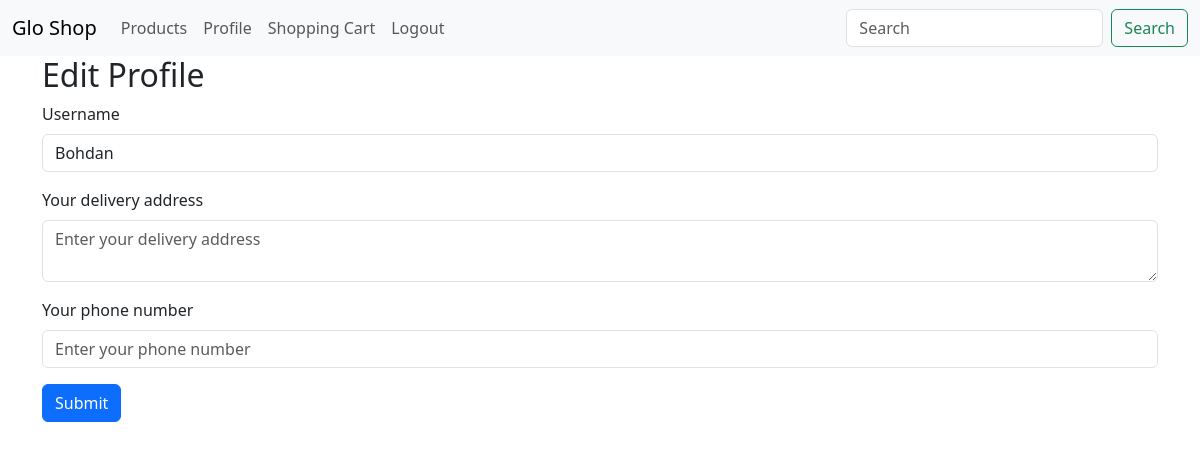
The page /edit_profile (signed in) on the database as committed earlier.
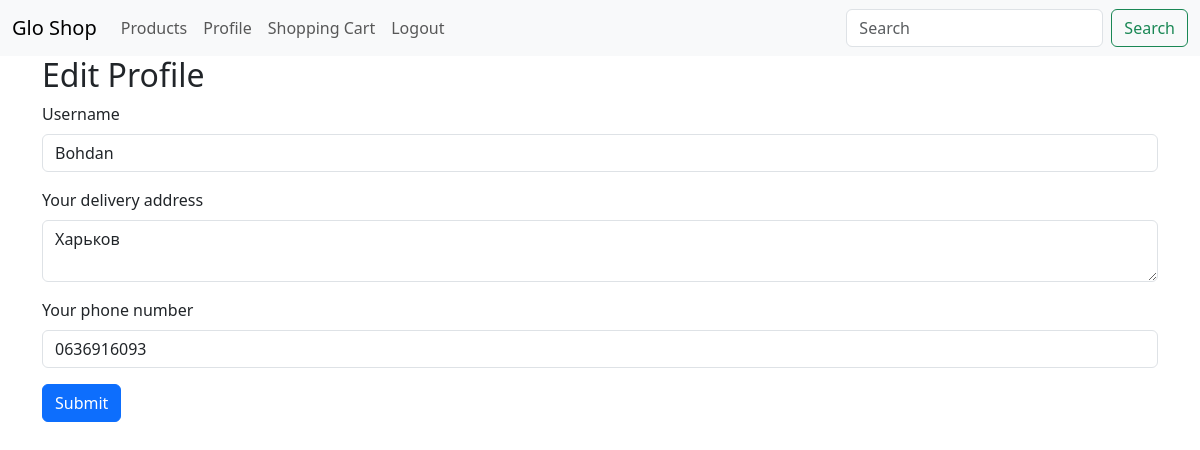
The same page on the database as committed later.
### app/models.py (models this page shows, shortened)
class User(UserMixin, db.Model):
    id = db.Column(db.Integer, primary_key=True)
    username = db.Column(db.String(64), index=True, unique=True)
    email = db.Column(db.String(120), index=True, unique=True)
    password_hash = db.Column(db.String(128))
    phone_number = db.Column(db.String(32))
    delivery_address = db.Column(db.String(128))
    orders = db.relationship('Order', back_populates='customer')

### app/main/routes.py (the view)
@bp.route('/edit_profile', methods=['GET', 'POST'])
@login_required
def edit_profile():
    form = EditProfileForm(current_user.username)
    if form.validate_on_submit():
        current_user.username = form.username.data
        current_user.delivery_address = form.delivery_address.data
        current_user.phone_number = form.phone_number.data
        db.session.commit()
        flash('Your changes have been saved.')
        return redirect(url_for('main.load_customer', username=current_user.username))
    elif request.method == 'GET':
        form.username.data = current_user.username
        form.delivery_address.data = current_user.delivery_address
        form.phone_number.data = current_user.phone_number
    return render_template('edit_profile.html', title=('Edit Profile'),
                           form=form)

### app/main/forms.py (shortened to what this page needs)
class EditProfileForm(FlaskForm):
    username = StringField(('Username'), validators=[DataRequired()])
    delivery_address = TextAreaField(('Your delivery address'),
                             validators=[Length(min=1, max=128)])
    phone_number = StringField(('Your phone number'), validators=[
    validators.Regexp(r'^\d{10}$', message='Invalid phone number format')
    ])
    submit = SubmitField(('Submit'))
    def __init__(self, original_username, *args, **kwargs):
        super(EditProfileForm, self).__init__(*args, **kwargs)
        self.original_username = original_username

### app/models.py (called while the page is built)
@login.user_loader
def load_user(id):
    return User.query.get(int(id))

### app/templates/edit_profile.html (shortened to what this page needs)
{% extends 'base.html' %}
{% block content %}
  <div class="container">
    <h2>Edit Profile</h2>
    <form method="POST" action="{{ url_for('main.edit_profile') }}">
      <div class="mb-3">
        {{ form.username.label(class="form-label") }}
        {{ form.username(class="form-control", placeholder="Enter your username") }}
      </div>
      <div class="mb-3">
        {{ form.delivery_address.label(class="form-label") }}
        {{ form.delivery_address(class="form-control", placeholder="Enter your delivery address") }}
      </div>
      <div class="mb-3">
        {{ form.phone_number.label(class="form-label") }}
        {{ form.phone_number(class="form-control", placeholder="Enter your phone number") }}
      </div>
      <button type="submit" class="btn btn-primary">Submit</button>
    </form>
  </div>
{% endblock %}

Rows that differ between the two databases and show on the page:
changed User "Bohdan": delivery_address (not shown) → "Харьков"; phone_number (not shown) → "0636916093"
